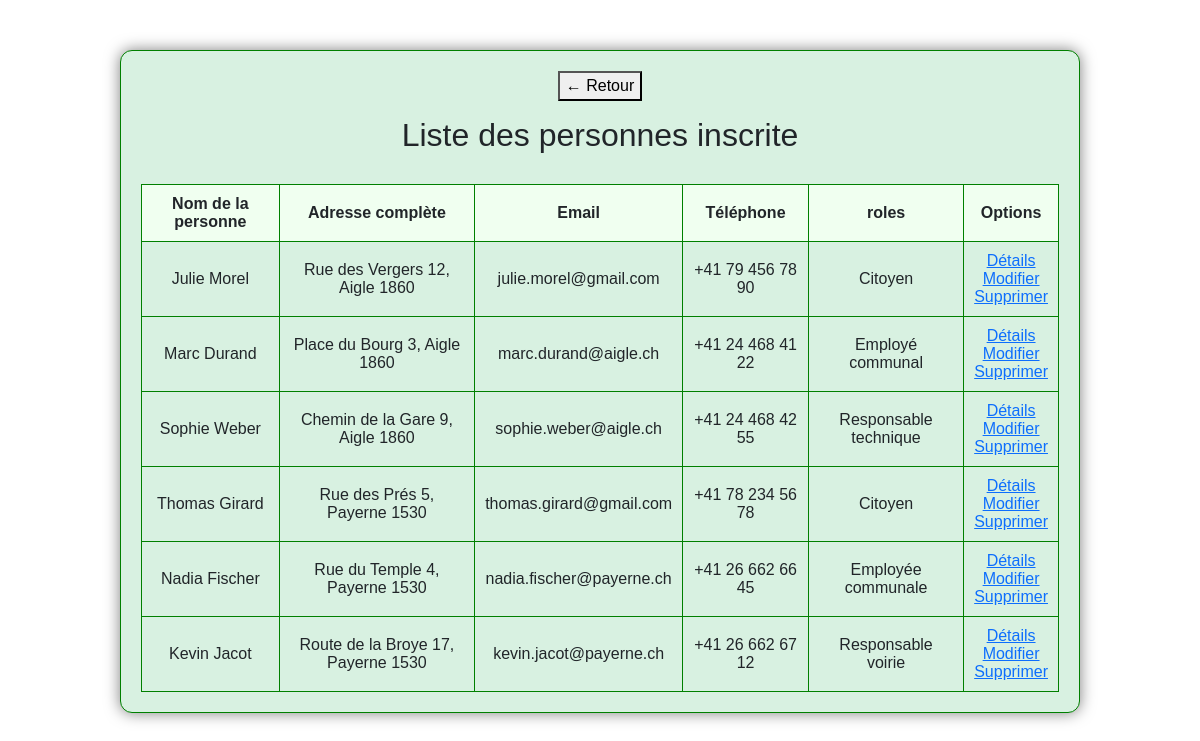
The page /src/php/View/Listes/ListePersonnesPage.php on the database its author committed.
### tables this page shows
CREATE TABLE `t_personnes` (
  `ID_personne` int(11) UNSIGNED NOT NULL,
  `perFirstName` varchar(50) DEFAULT NULL,
  `perLastName` varchar(50) DEFAULT NULL,
  `perEmail` varchar(100) DEFAULT NULL,
  `perTel` varchar(20) DEFAULT NULL,
  `perAdress` varchar(150) DEFAULT NULL,
  `perCity` varchar(100) DEFAULT NULL,
  `perNPA` varchar(10) DEFAULT NULL,
  `perRole` varchar(50) DEFAULT NULL,
  `FK_commune` int(11) UNSIGNED DEFAULT NULL
);

### src/php/Model/database.php (called while the page is built, shortened)
<?php
    class Database
    {
        private $connector;
        private static $instance = null;
        private function __construct()
        {
            try
            {
                $this->connector = new PDO(DB, USER, $this->getPassword());
            }
            catch (PDOException $e)
            {
                die('Erreur : ' . $e->getMessage());
            }
        }
        public static function getInstance()
        {
            if(is_null(self::$instance))
            {
                self::$instance = new Database();
            }
            return self::$instance;
        }
        private function getPassword()
        {
            $readJSONFile = file_get_contents(__DIR__.'/../../json/secret.json');
            $array = json_decode($readJSONFile, TRUE);
            return $array["password"];
        }
        private function querySimpleExecute($query)
        {
            return $this->connector->query($query);
        }
        private function formatData($req)
        {
            return $req->fetchAll(PDO::FETCH_ASSOC);
        }
        public function GetAllUsers()
        {
            $query = "SELECT ID_personne, perFirstName,perLastName,perEmail,perTel,perAdress,perCity,perNPA,perRole, ID_commune, comInscription FROM t_personnes JOIN t_communes ON FK_commune=ID_commune ";
            $prepareTemp = $this->querySimpleExecute($query);
            $prepareTabTemp = $this->formatData($prepareTemp);
            return $prepareTabTemp;
        }
}
?>

### src/php/View/Listes/ListePersonnesPage.php (the view, shortened to what this page needs)
<?php
require_once('../../Model/database.php');
$db = Database::getInstance();
$poeple = $db->GetAllUsers();
?>
<html lang="fr">
    <head>
        <link rel="stylesheet" href="https://cdn.jsdelivr.net/npm/bootstrap@5.2.3/dist/css/bootstrap.min.css">
        <link rel="stylesheet" href="../../../../ressources/css/codepen.css">
    </head>
    <body>
        <div class="table-container">
            <button onclick="history.back()" style="margin-bottom: 15px;">← Retour</button>
            <h2>Liste des personnes inscrite</h2>
            <table>
                <tr>
                    <th>Nom de la personne</th>
                    <th>Adresse complète</th>
                    <th>Email</th>
                    <th>Téléphone</th>
                    <th>roles</th>
                    <th>Options</th>
                </tr>
                <?php
                    foreach($poeple as $person)
                    {
                        if($person['comInscription'] == 1)
                        {
                        echo '<tr><td>' . $person["perFirstName"] . " " . $person["perLastName"] .'</td>';
                        echo "<td>" . $person["perAdress"] . ", " . $person["perCity"] . " " . $person["perNPA"] . "</td>";
                        echo "<td>" . $person["perEmail"] . "</td>";
                        echo "<td>" . $person["perTel"] . "</td>";
                        echo "<td>" . $person["perRole"] . "</td>";
                        echo '<td><a href="../DetailPersonne.php?ID=' . $person["ID_personne"] . '">Détails</a><br>
                        <a class="LinksOptions" href="../Modify/ModifyPersonPage.php?ID=' . $person["ID_personne"] . '">Modifier</a><br>
                        <a class="LinksOptionsDel" href="../../Controller/DeletePages/DeletePerson.php?ID=' . $person["ID_personne"] . '" onclick="return deleteCheck();">Supprimer</a>';
                        }
                    }
                ?>
            </table>
        </div>
    </body>
</html>

### ressources/css/codepen.css (style rules this page uses)
body { margin: 0; font-family: Arial, sans-serif; background-image: url("../../userContent/img/background-image.jpg"); background-size: cover; }
.table-container { background-color: #d8f1e1; margin: 50px auto; padding: 20px; width: 80%; border: 1px solid green; border-radius: 12px; text-align: center; box-shadow: 0 0 15px rgba(0, 0, 0, 0.5); }
h2 { text-align: center; margin-bottom: 20px; }
table { width: 100%; border-collapse: collapse; background-color: transparent; }
th, td { border: 1px solid green; padding: 10px; text-align: center; }
th { background-color: #f0fff0; }
h2 { text-align: center; margin-bottom: 30px; }

### rows shown on the page
t_personnes: perFirstName "Julie", perLastName "Morel", perAdress "Rue des Vergers 12", perCity "Aigle", perNPA "1860", perEmail "julie.morel@gmail.com", perTel "+41 79 456 78 90", perRole "Citoyen"
t_personnes: perFirstName "Marc", perLastName "Durand", perAdress "Place du Bourg 3", perCity "Aigle", perNPA "1860", perEmail "marc.durand@aigle.ch", perTel "+41 24 468 41 22", perRole "Employé communal"
t_personnes: perFirstName "Sophie", perLastName "Weber", perAdress "Chemin de la Gare 9", perCity "Aigle", perNPA "1860", perEmail "sophie.weber@aigle.ch", perTel "+41 24 468 42 55", perRole "Responsable technique"
t_personnes: perFirstName "Thomas", perLastName "Girard", perAdress "Rue des Prés 5", perCity "Payerne", perNPA "1530", perEmail "thomas.girard@gmail.com", perTel "+41 78 234 56 78", perRole "Citoyen"
t_personnes: perFirstName "Nadia", perLastName "Fischer", perAdress "Rue du Temple 4", perCity "Payerne", perNPA "1530", perEmail "nadia.fischer@payerne.ch", perTel "+41 26 662 66 45", perRole "Employée communale"
t_personnes: perFirstName "Kevin", perLastName "Jacot", perAdress "Route de la Broye 17", perCity "Payerne", perNPA "1530", perEmail "kevin.jacot@payerne.ch", perTel "+41 26 662 67 12", perRole "Responsable voirie"
